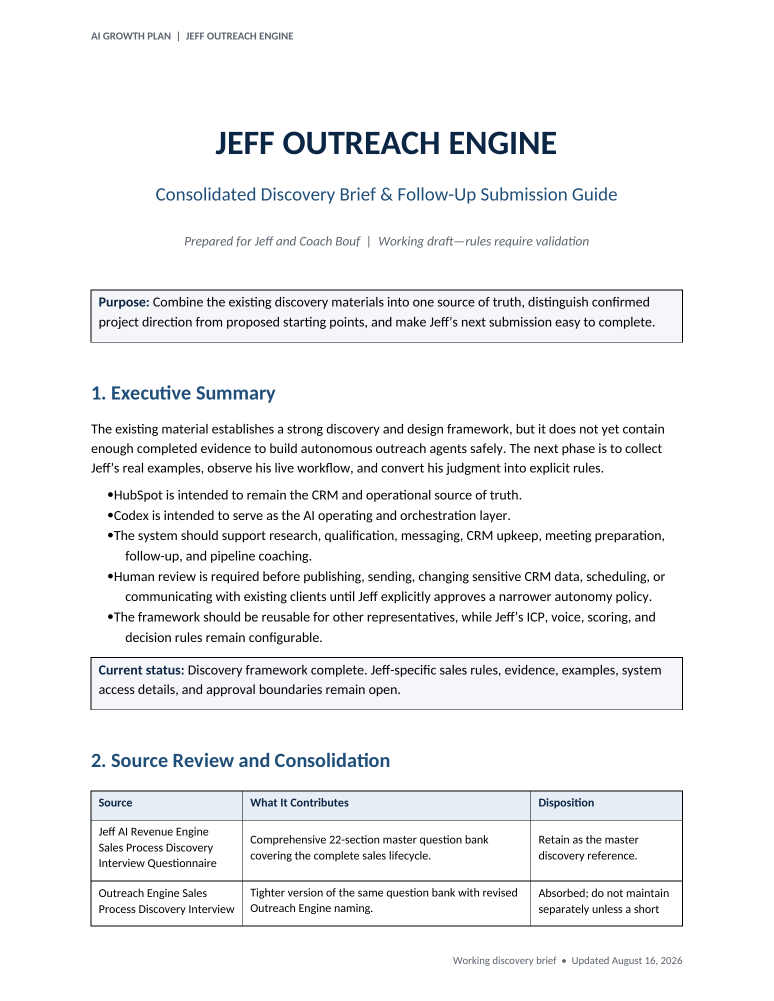
#> input picture artifacts/rendered-brief/page-1.png, 1547 x 2002 px (shown at 1/2 size); its folder holds only this picture in this run
$ python make_contact_sheet.py
#> lines starting #> are read from the running program, lines starting #| are printed output that depends on the picture
from pathlib import Path

from PIL import Image, ImageDraw


files = sorted(Path("artifacts/rendered-brief").glob("page-*.png"))
thumbs = []
thumb_width = 300
for index, path in enumerate(files, start=1):
    image = Image.open(path).convert("RGB")
#> image is the input picture: PIL image 1547x2002 RGB; mean R, G, B 242.2, 242.9, 243.7
    height = int(image.height * thumb_width / image.width)
#> height = 388
    thumbnail = image.resize((thumb_width, height))
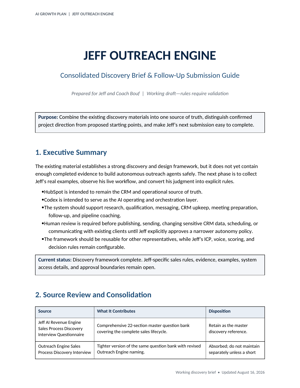
#> thumbnail: PIL image 300x388 RGB; mean R, G, B 241.9, 242.6, 243.4
    canvas = Image.new("RGB", (thumb_width, height + 28), "white")
#> canvas: PIL image 300x416 RGB; every value is 255
    canvas.paste(thumbnail, (0, 28))
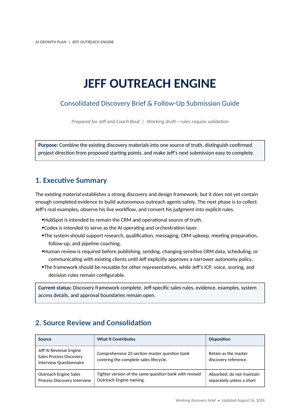
#> canvas: PIL image 300x416 RGB; mean R, G, B 242.8, 243.4, 244.2
    ImageDraw.Draw(canvas).text((8, 6), f"Page {index}", fill="black")
    thumbs.append(canvas)

columns = 3
rows = (len(thumbs) + columns - 1) // columns
#> rows = 1
max_height = max(image.height for image in thumbs)
#> max_height = 416
sheet = Image.new("RGB", (columns * thumb_width, rows * max_height), (220, 220, 220))
#> sheet: PIL image 900x416 RGB; every value is 220
for index, image in enumerate(thumbs):
    sheet.paste(image, ((index % columns) * thumb_width, (index // columns) * max_height))
#> this loop made 1 pass
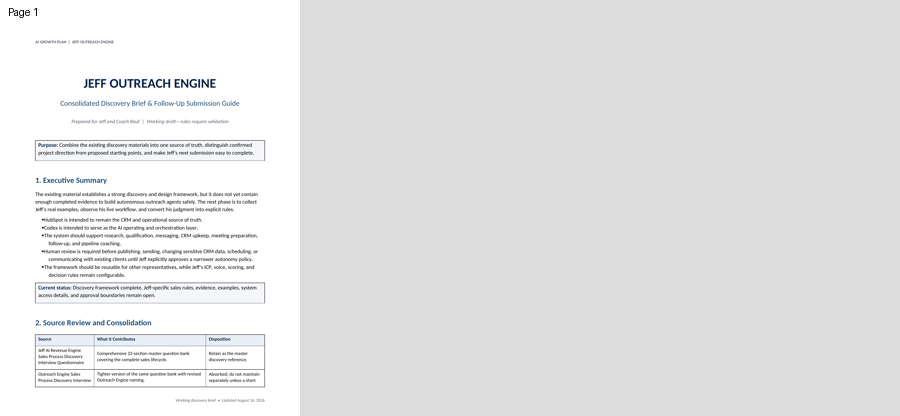
#> sheet: PIL image 900x416 RGB; mean R, G, B 227.5, 227.8, 228
sheet.save("artifacts/rendered-brief/contact-sheet.png")

$ run again, on artifacts/rendered-brief/page-5.png
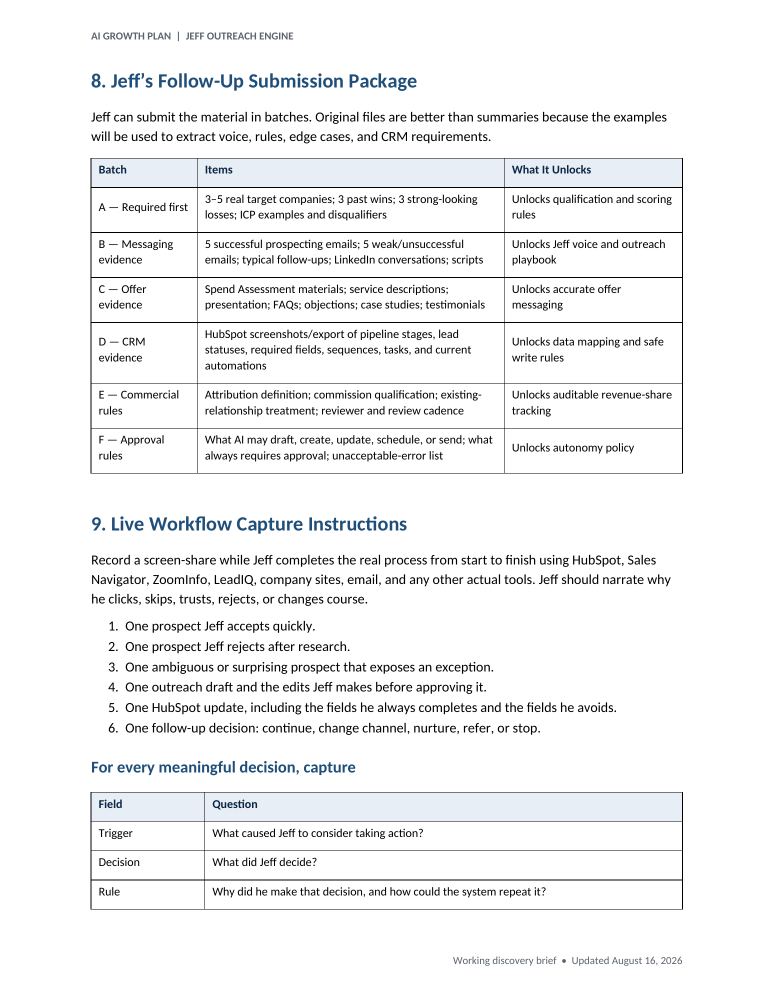
#> input picture artifacts/rendered-brief/page-5.png, 1547 x 2002 px (shown at 1/2 size)
#> image is the input picture: PIL image 1547x2002 RGB; mean R, G, B 242.4, 243, 243.6
#> `canvas.paste(thumbnail, (0, 28))`:
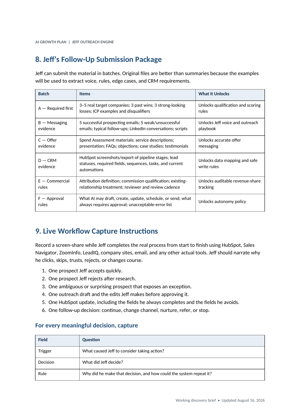
#> canvas: PIL image 300x416 RGB; mean R, G, B 242.9, 243.4, 244
#> rows = 1
#> max_height = 416
#> the loop `for index, image in enumerate(thumbs):` made 1 pass
#> after the loop `for index, image in enumerate(thumbs):`:
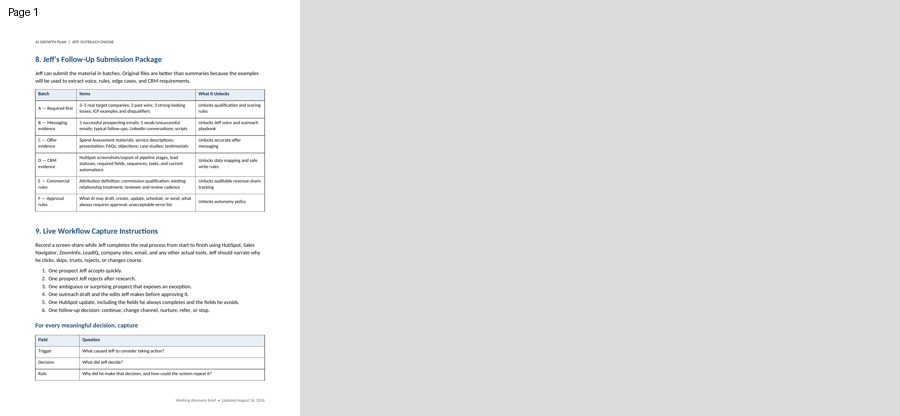
#> sheet: PIL image 900x416 RGB; mean R, G, B 227.6, 227.8, 227.9

$ run again, on artifacts/rendered-brief/page-6.png
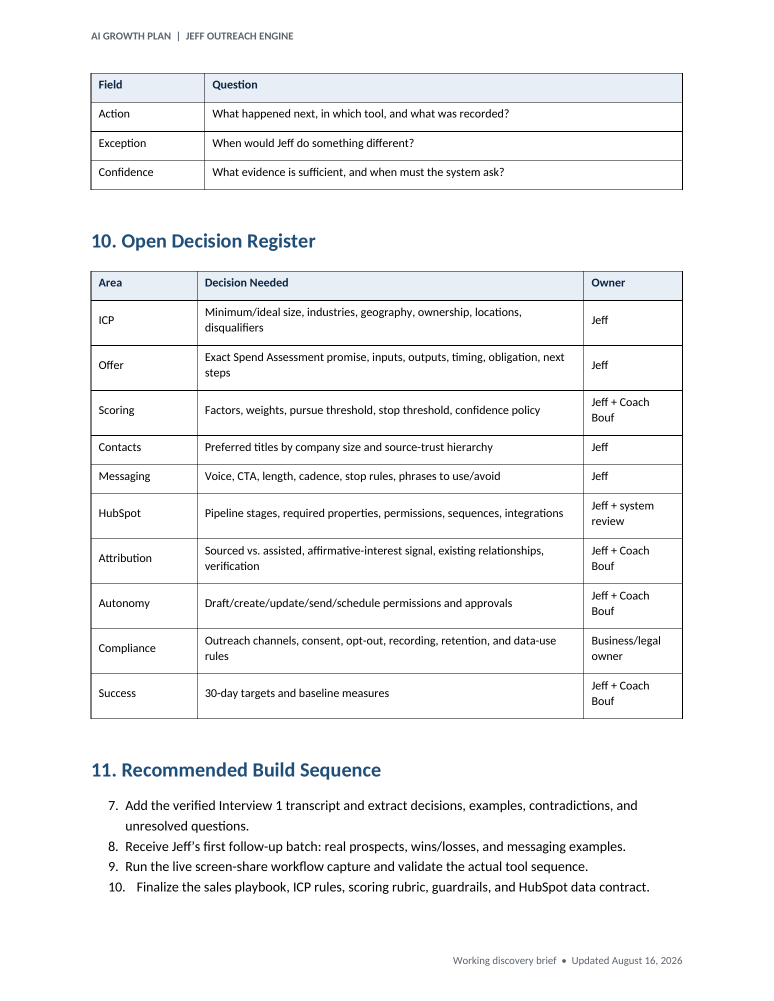
#> input picture artifacts/rendered-brief/page-6.png, 1547 x 2002 px (shown at 1/2 size)
#> image is the input picture: PIL image 1547x2002 RGB; mean R, G, B 244.5, 245, 245.5
#> `canvas.paste(thumbnail, (0, 28))`:
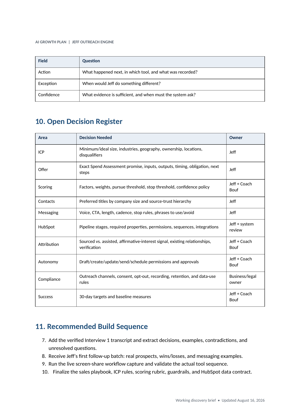
#> canvas: PIL image 300x416 RGB; mean R, G, B 244.9, 245.3, 245.8
#> rows = 1
#> max_height = 416
#> the loop `for index, image in enumerate(thumbs):` made 1 pass
#> after the loop `for index, image in enumerate(thumbs):`:
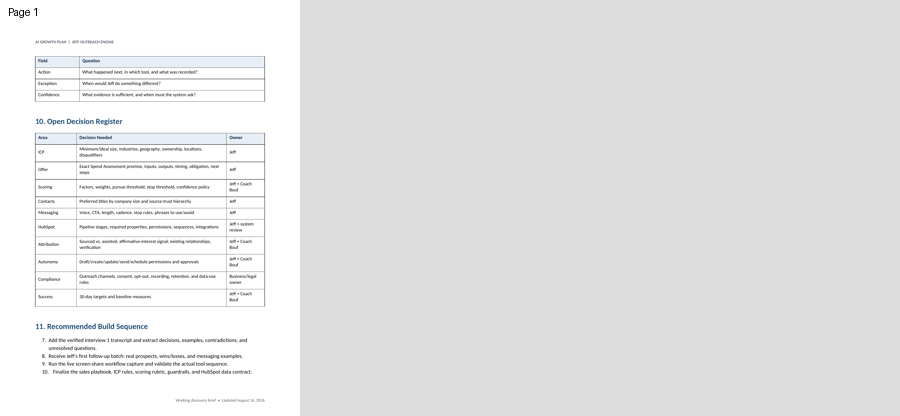
#> sheet: PIL image 900x416 RGB; mean R, G, B 228.2, 228.4, 228.5

$ run again, on artifacts/rendered-brief/page-7.png
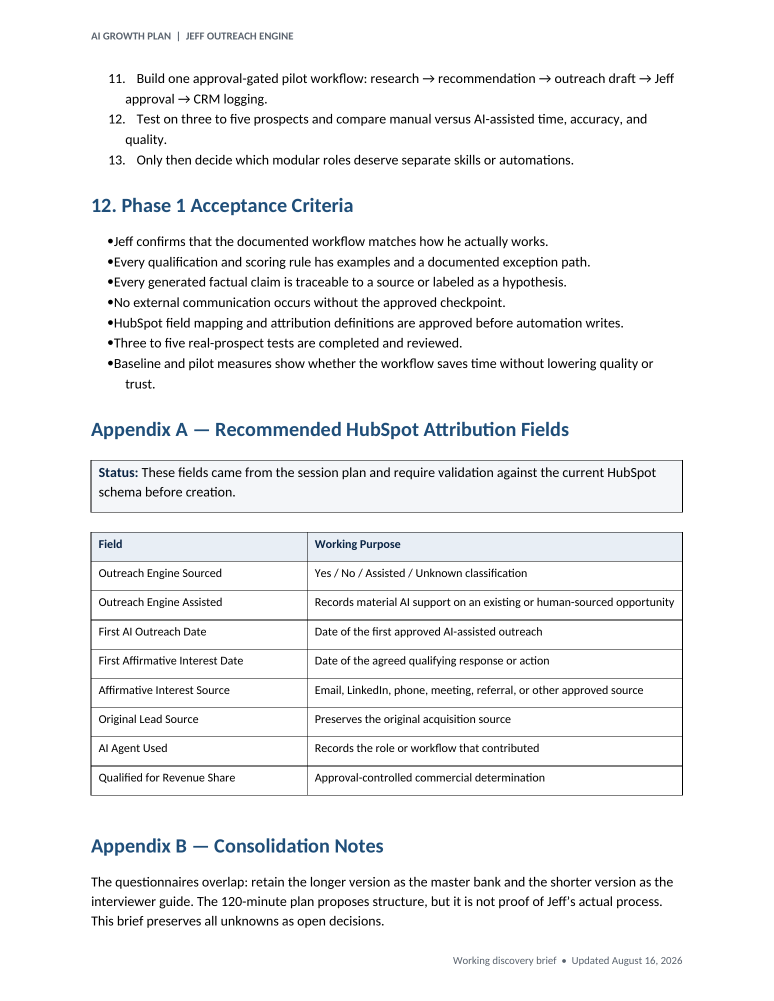
#> input picture artifacts/rendered-brief/page-7.png, 1547 x 2002 px (shown at 1/2 size)
#> image is the input picture: PIL image 1547x2002 RGB; mean R, G, B 242.6, 243.2, 243.8
#> `canvas.paste(thumbnail, (0, 28))`:
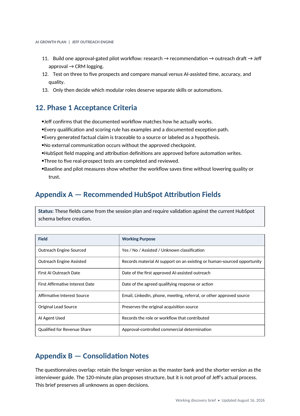
#> canvas: PIL image 300x416 RGB; mean R, G, B 243.1, 243.6, 244.2
#> rows = 1
#> max_height = 416
#> the loop `for index, image in enumerate(thumbs):` made 1 pass
#> after the loop `for index, image in enumerate(thumbs):`:
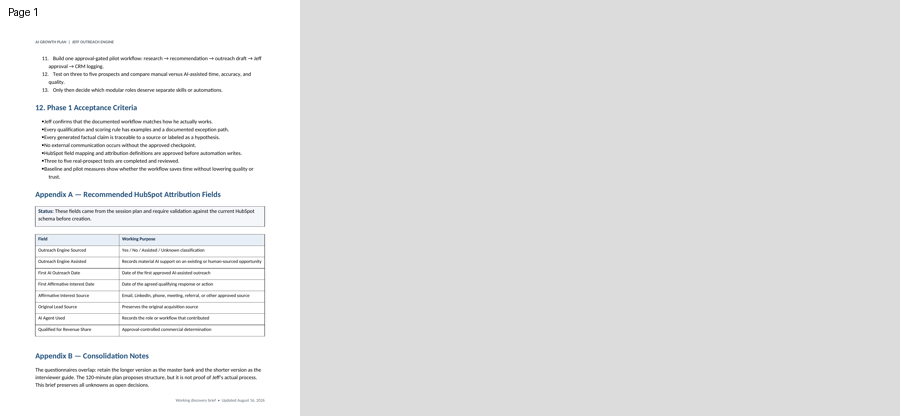
#> sheet: PIL image 900x416 RGB; mean R, G, B 227.7, 227.8, 228

$ run again, on artifacts/rendered-brief/page-2.png
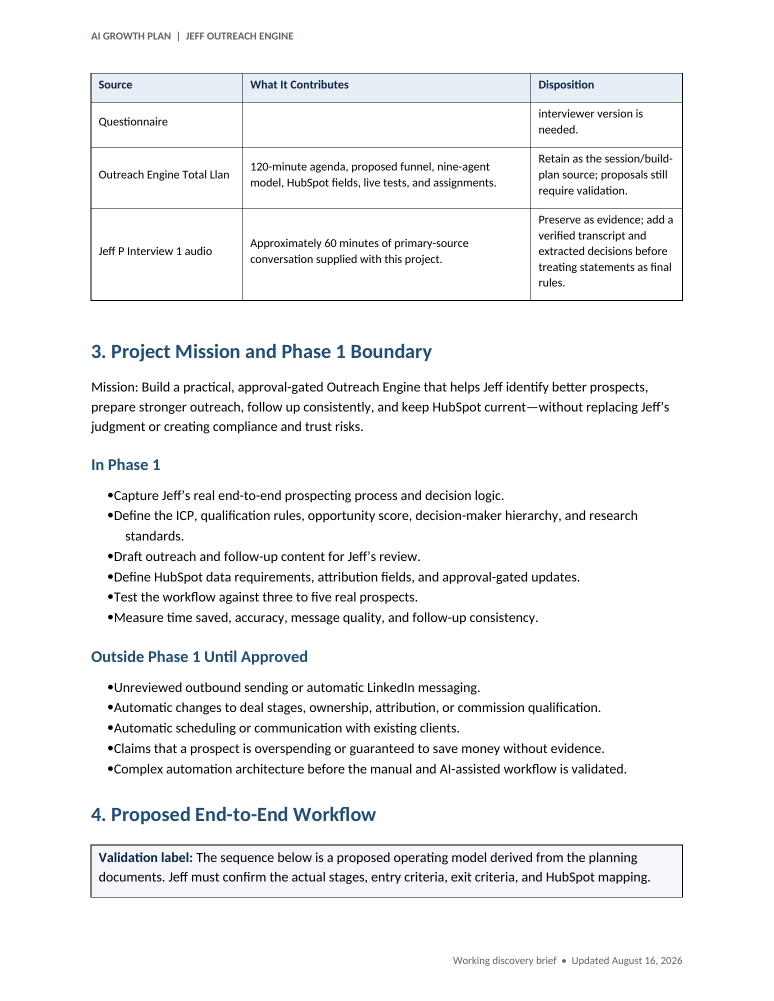
#> input picture artifacts/rendered-brief/page-2.png, 1547 x 2002 px (shown at 1/2 size)
#> image is the input picture: PIL image 1547x2002 RGB; mean R, G, B 243.6, 244.1, 244.7
#> `canvas.paste(thumbnail, (0, 28))`:
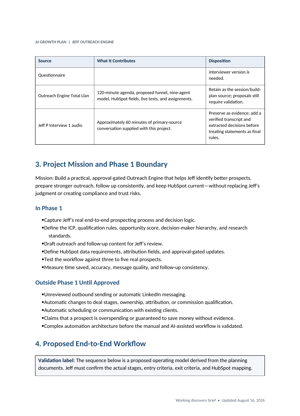
#> canvas: PIL image 300x416 RGB; mean R, G, B 244.1, 244.6, 245.1
#> rows = 1
#> max_height = 416
#> the loop `for index, image in enumerate(thumbs):` made 1 pass
#> after the loop `for index, image in enumerate(thumbs):`:
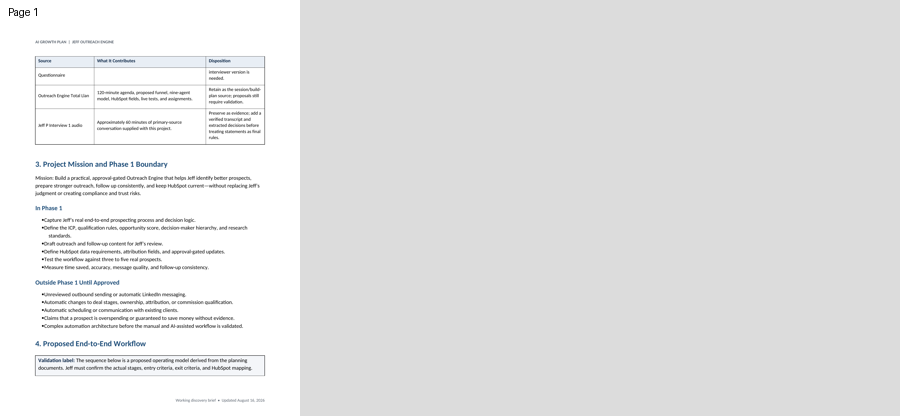
#> sheet: PIL image 900x416 RGB; mean R, G, B 228, 228.1, 228.3
